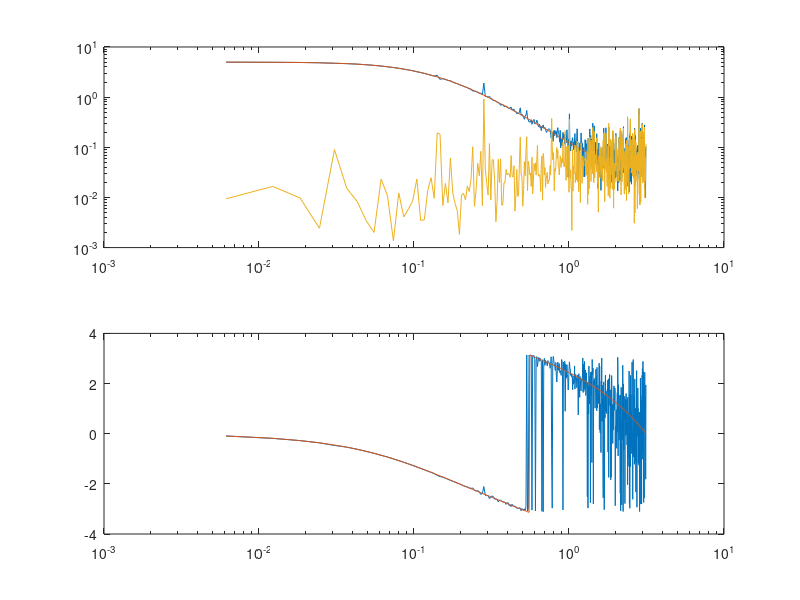
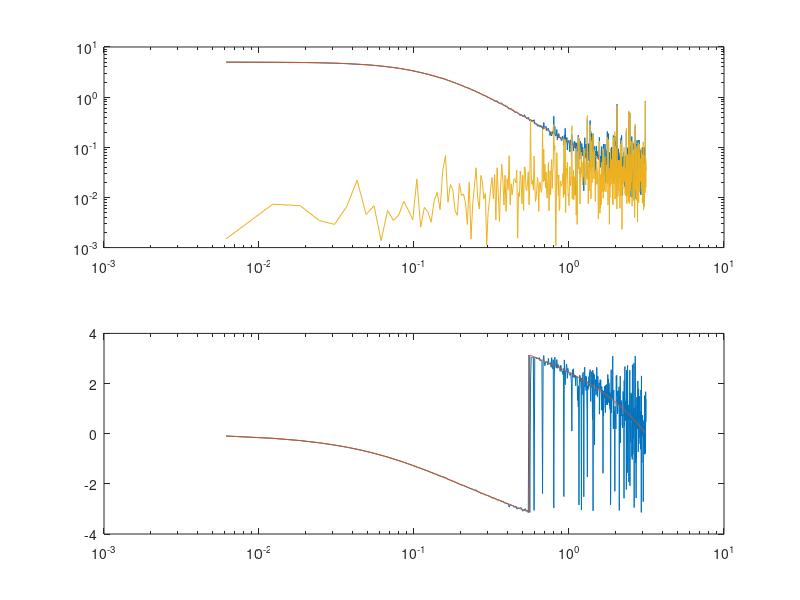
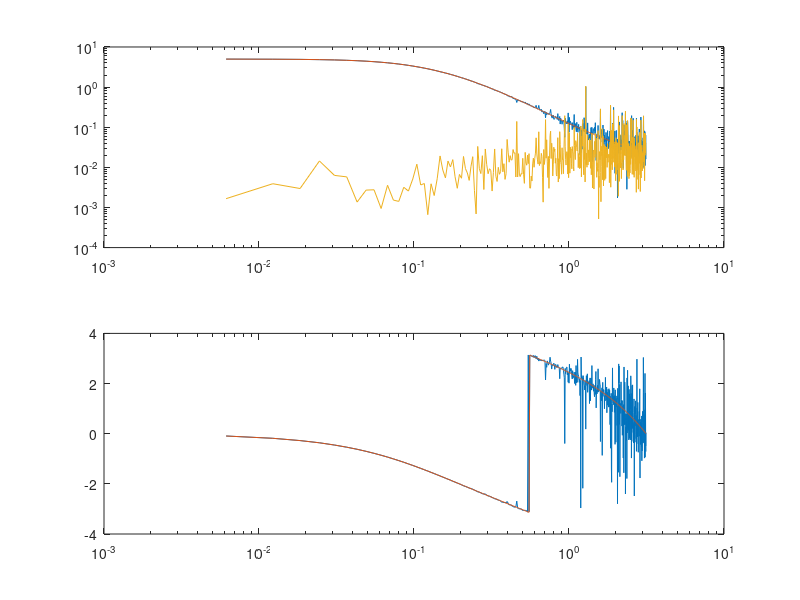
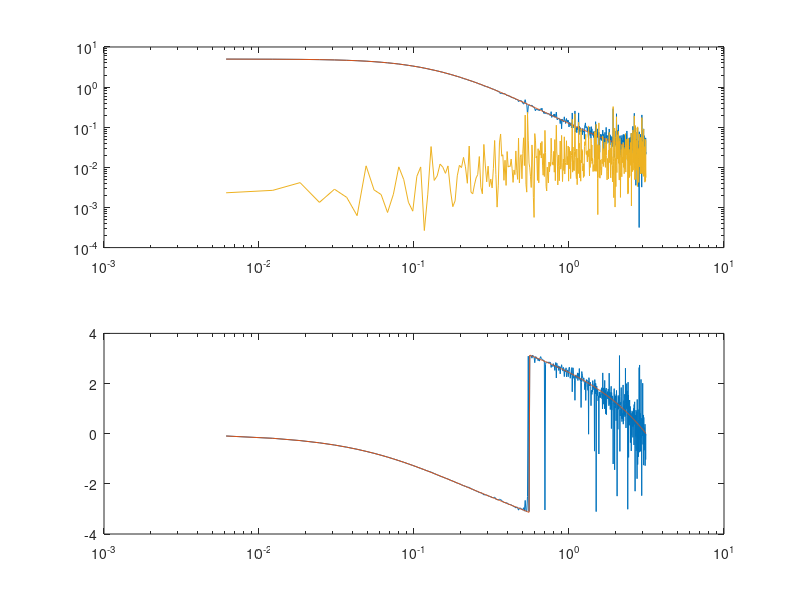

Write the MATLAB code that produced these figures, in order.
clc
disp('Running ps2 try.m');
clear

sampling_period_T = 1;
% number_cycles_r = 10;
samples_per_cycle_M = 1024;

j=1;
for number_cycles_r = [5,10,20,30,50]
    length_L = number_cycles_r * samples_per_cycle_M;
    gain_input = tf(0.1, [1, -1.7, 0.72], 1);
    gain_noise = tf([1, -0.92]*1.5, [1, -0.5], 1);

    input_u = [0; 2*repmat(randn(samples_per_cycle_M,1),number_cycles_r,1)];
    noise_e = 0.1*randn(length_L+1, 1);

    output_y = lsim(gain_input, input_u, 0:1:length_L) + lsim(gain_noise, noise_e, 0:1:length_L);

    % figure(1)
    % subplot(2,1,1)
    % plot(input_u)
    % subplot(2,1,2)
    % plot(output_y)

    autocorr_u = xcorr(input_u, length_L/2);
    % figure(2)
    % plot(-length_L/2:1:length_L/2, autocorr_u)

    average_period_u = input_u(2:1+samples_per_cycle_M);
    average_period_y = zeros(samples_per_cycle_M, 1);
    for i=2:1:number_cycles_r
        average_period_y = average_period_y + output_y((i-1)*samples_per_cycle_M+2:i*samples_per_cycle_M+1)/(number_cycles_r-1);
    end

    % figure(3)
    % subplot(2,1,1)
    % plot(average_period_u)
    % subplot(2,1,2)
    % plot(average_period_y)

    U = fft(average_period_u); % calculate N point FFTs
    Y = fft(average_period_y);
    omega = (2*pi/samples_per_cycle_M)*[0:samples_per_cycle_M-1]'; % frequency grid
    idx = find(omega > 0 & omega < pi); % positive frequencies

    % figure(4)
    % loglog(omega(idx),abs(U(idx)))
    % hold on
    % loglog(omega(idx),abs(Y(idx)))

    Gest = Y./U; % ETFE estimate
    Gfresp = squeeze(freqresp(gain_input,omega)); % "true" system response

    figure(j)
    subplot(2,1,1)
    loglog(omega(idx),abs(Gest(idx)))
    hold on
    loglog(omega(idx),abs(Gfresp(idx)))
    hold on
    subplot(2,1,2)
    semilogx(omega(idx),angle(Gest(idx)))
    hold on
    semilogx(omega(idx),angle(Gfresp(idx)))
    hold on
    Err = Gest - Gfresp; % calculate error
    subplot(2,1,1)
    hold on
    loglog(omega(idx),abs(Err(idx)))
    hold on
    
    j=j+1;
end
